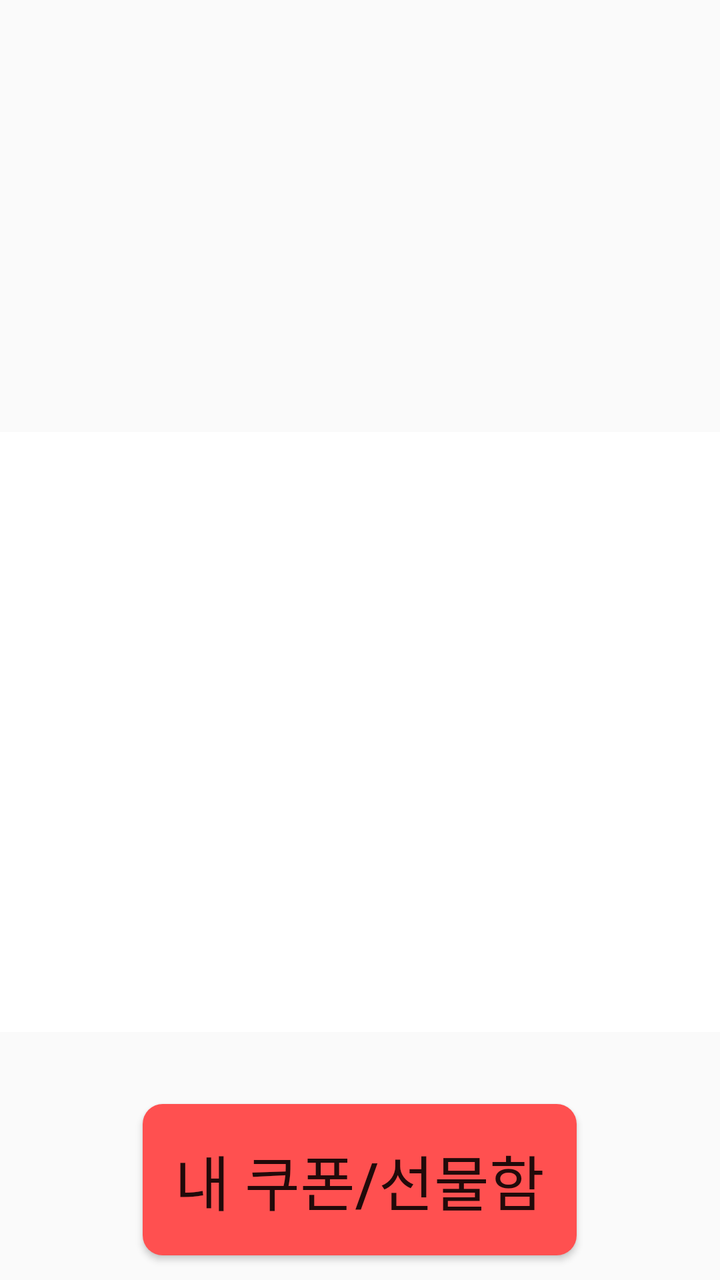
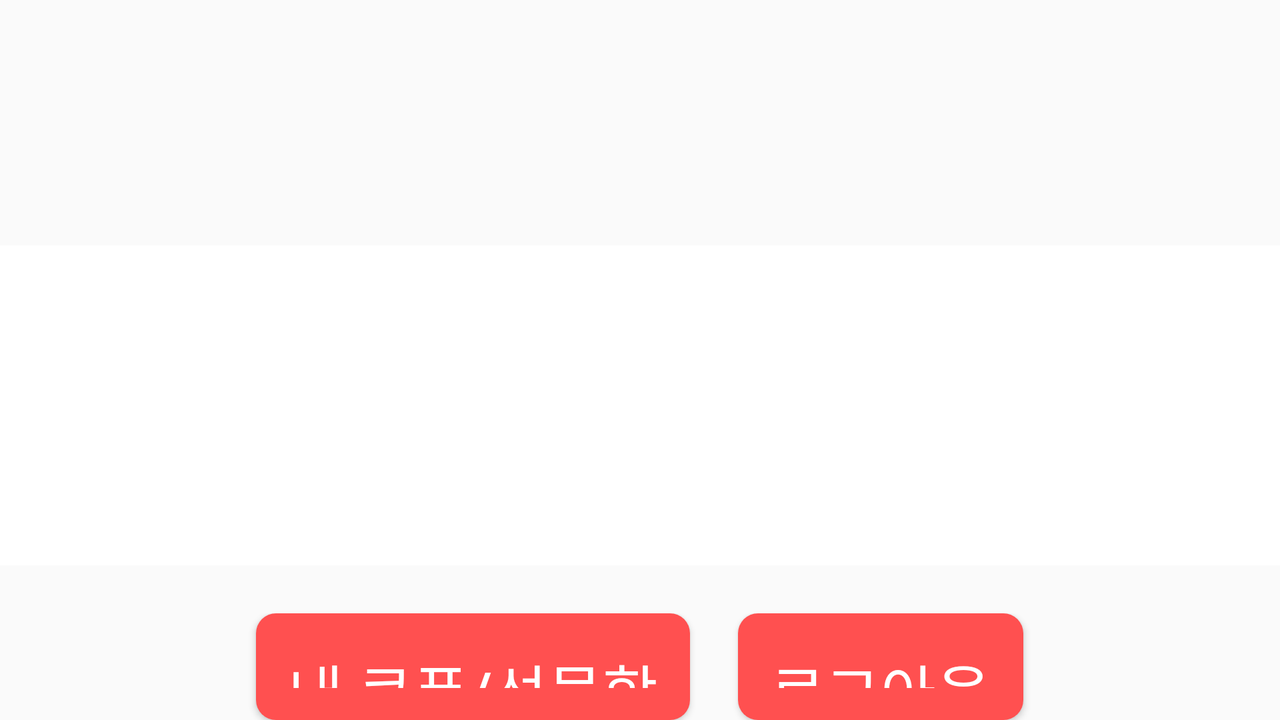

An Android layout and its configuration variant, each rendered on a device that would load it. The default file and the variant file are quoted in full after the pictures.
<!-- AndroidManifest.xml: application theme AppTheme -->
<!-- res/layout/fragment_stamp.xml -->
<?xml version="1.0" encoding="utf-8"?>
<LinearLayout xmlns:android="http://schemas.android.com/apk/res/android"
              android:orientation="vertical"
              android:layout_width="match_parent"
              android:layout_height="match_parent">

    <LinearLayout
            android:layout_weight="2"
            android:gravity="center_vertical"
            android:layout_width="match_parent"
            android:layout_height="0px">


        <TextView
                android:id="@+id/tv_stamp_guide"
                android:textSize="@dimen/text_size_40"
                android:layout_width="match_parent"
                android:layout_height="wrap_content"
                android:textAlignment="center"/>
    </LinearLayout>

    <LinearLayout
            android:background="@drawable/round_corner_white"
            android:id="@+id/ll_stamp"
            android:layout_weight="3"
            android:layout_marginTop="@dimen/activity_margin_16"
            android:layout_marginBottom="@dimen/activity_margin_24"
            android:layout_gravity="center"
            android:orientation="horizontal"
            android:layout_width="800dp"
            android:layout_height="0px">

        <TableLayout
                android:layout_gravity="center_vertical"
                android:layout_width="match_parent"
                android:layout_height="match_parent"
                android:stretchColumns="*">

            <TableRow>
                <ImageView
                        android:id="@+id/img_stamp1"
                        android:layout_width="wrap_content"
                        android:layout_height="140dp"
                        android:layout_gravity="center"/>
                <ImageView
                        android:id="@+id/img_stamp2"
                        android:layout_width="wrap_content"
                        android:layout_height="wrap_content"
                        android:layout_gravity="center"/>
                <ImageView
                        android:id="@+id/img_stamp3"
                        android:layout_width="wrap_content"
                        android:layout_height="wrap_content"
                        android:layout_gravity="center"/>
                <ImageView
                        android:id="@+id/img_stamp4"
                        android:layout_width="wrap_content"
                        android:layout_height="wrap_content"
                        android:layout_gravity="center"/>
                <ImageView
                        android:id="@+id/img_stamp5"
                        android:layout_width="wrap_content"
                        android:layout_height="wrap_content"
                        android:layout_gravity="center"/>
            </TableRow>
            <TableRow>
                <ImageView
                        android:id="@+id/img_stamp6"
                        android:layout_width="wrap_content"
                        android:layout_height="140dp"
                        android:layout_gravity="center"/>
                <ImageView
                        android:id="@+id/img_stamp7"
                        android:layout_width="wrap_content"
                        android:layout_height="wrap_content"
                        android:layout_gravity="center"/>
                <ImageView
                        android:id="@+id/img_stamp8"
                        android:layout_width="wrap_content"
                        android:layout_height="wrap_content"
                        android:layout_gravity="center"/>
                <ImageView
                        android:id="@+id/img_stamp9"
                        android:layout_width="wrap_content"
                        android:layout_height="wrap_content"
                        android:layout_gravity="center"/>
                <ImageView
                        android:id="@+id/img_stamp10"
                        android:layout_width="wrap_content"
                        android:layout_height="wrap_content"
                        android:layout_gravity="center"/>
            </TableRow>
        </TableLayout>
    </LinearLayout>

    <LinearLayout
            android:layout_weight="1"
            android:layout_width="match_parent"
            android:layout_height="0px"
            android:gravity="center">

        <Button
                android:id="@+id/btn_benefit_box"
                android:textSize="@dimen/text_size_30"
                android:background="@drawable/round_corner_red"
                android:paddingTop="@dimen/activity_margin_16"
                android:paddingBottom="@dimen/activity_margin_16"
                android:paddingRight="@dimen/activity_margin_16"
                android:paddingLeft="@dimen/activity_margin_16"
                android:layout_width="wrap_content"
                android:layout_height="wrap_content"
                android:text="@string/btn_go_giftbox"/>
    </LinearLayout>
</LinearLayout>
<!-- resources referenced by this layout -->
<resources>
  <dimen name="activity_margin_16">16dp</dimen>
  <dimen name="activity_margin_24">24dp</dimen>
  <dimen name="text_size_30">30dp</dimen>
  <dimen name="text_size_40">40dp</dimen>
  <!-- drawable round_corner_red (drawable) -->
  <?xml version="1.0" encoding="utf-8"?>
  <shape xmlns:android="http://schemas.android.com/apk/res/android">
  
      <solid android:color="@color/colorDeepRed"/>
  
  
      
      
      
      
  
      <corners android:radius="10dp"/>
  
      <padding
              android:left="10dp"
              android:top="10dp"
              android:right="10dp"
              android:bottom="10dp"/>
  
  </shape>
  <!-- drawable round_corner_white (drawable) -->
  <?xml version="1.0" encoding="utf-8"?>
  <shape xmlns:android="http://schemas.android.com/apk/res/android">
  
      <solid android:color="@color/colorWhite"/>
  
  
      
      
      
      
  
      <corners android:radius="10dp"/>
  
      <padding
              android:left="10dp"
              android:top="10dp"
              android:right="10dp"
              android:bottom="10dp"/>
  
  </shape>
  <string name="btn_go_giftbox">내 쿠폰/선물함</string>
  <style name="AppTheme" parent="Theme.AppCompat.Light.DarkActionBar">
          
          <item name="colorPrimary">@color/colorPrimary</item>
          <item name="colorPrimaryDark">@color/colorPrimaryDark</item>
          <item name="colorAccent">@color/colorAccent</item>
      </style>
  <color name="colorDeepRed">#FF5050</color>
  <color name="colorWhite">#FFFFFF</color>
  <color name="colorPrimary">#3F51B5</color>
  <color name="colorPrimaryDark">#303F9F</color>
  <color name="colorAccent">#FF4081</color>
</resources>
<!-- res/layout-land/fragment_stamp.xml (the author's variant of the layout above) -->
<!-- drawn on the phone turned sideways -->
<?xml version="1.0" encoding="utf-8"?>
<LinearLayout xmlns:android="http://schemas.android.com/apk/res/android"
              android:orientation="vertical"
              android:layout_width="match_parent"
              android:layout_height="match_parent">

    <LinearLayout
            android:layout_weight="2"
            android:gravity="center_vertical"
            android:layout_width="match_parent"
            android:layout_height="0px">


        <TextView
                android:id="@+id/tv_stamp_guide"
                android:textSize="@dimen/text_size_40"
                android:layout_width="match_parent"
                android:layout_height="wrap_content"
                android:textAlignment="center"/>
    </LinearLayout>

    <LinearLayout
            android:background="@drawable/round_corner_white"
            android:id="@+id/ll_stamp"
            android:layout_weight="3"
            android:layout_marginTop="@dimen/activity_margin_16"
            android:layout_marginBottom="@dimen/activity_margin_24"
            android:layout_gravity="center"
            android:orientation="horizontal"
            android:layout_width="800dp"
            android:layout_height="0px">

        <TableLayout
                android:layout_gravity="center_vertical"
                android:layout_width="match_parent"
                android:layout_height="match_parent"
                android:stretchColumns="*">

            <TableRow>
                <ImageView
                        android:id="@+id/img_stamp1"
                        android:layout_width="wrap_content"
                        android:layout_height="140dp"
                        android:layout_gravity="center"/>
                <ImageView
                        android:id="@+id/img_stamp2"
                        android:layout_width="wrap_content"
                        android:layout_height="wrap_content"
                        android:layout_gravity="center"/>
                <ImageView
                        android:id="@+id/img_stamp3"
                        android:layout_width="wrap_content"
                        android:layout_height="wrap_content"
                        android:layout_gravity="center"/>
                <ImageView
                        android:id="@+id/img_stamp4"
                        android:layout_width="wrap_content"
                        android:layout_height="wrap_content"
                        android:layout_gravity="center"/>
                <ImageView
                        android:id="@+id/img_stamp5"
                        android:layout_width="wrap_content"
                        android:layout_height="wrap_content"
                        android:layout_gravity="center"/>
            </TableRow>
            <TableRow>
                <ImageView
                        android:id="@+id/img_stamp6"
                        android:layout_width="wrap_content"
                        android:layout_height="140dp"
                        android:layout_gravity="center"/>
                <ImageView
                        android:id="@+id/img_stamp7"
                        android:layout_width="wrap_content"
                        android:layout_height="wrap_content"
                        android:layout_gravity="center"/>
                <ImageView
                        android:id="@+id/img_stamp8"
                        android:layout_width="wrap_content"
                        android:layout_height="wrap_content"
                        android:layout_gravity="center"/>
                <ImageView
                        android:id="@+id/img_stamp9"
                        android:layout_width="wrap_content"
                        android:layout_height="wrap_content"
                        android:layout_gravity="center"/>
                <ImageView
                        android:id="@+id/img_stamp10"
                        android:layout_width="wrap_content"
                        android:layout_height="wrap_content"
                        android:layout_gravity="center"/>
            </TableRow>
        </TableLayout>
    </LinearLayout>

    <LinearLayout
            android:layout_weight="1"
            android:orientation="horizontal"
            android:layout_width="match_parent"
            android:layout_height="0px"
            android:gravity="center">

        <Button
                android:id="@+id/btn_benefit_box"
                android:textSize="@dimen/text_size_30"
                android:background="@drawable/round_corner_red"
                android:paddingTop="@dimen/activity_margin_16"
                android:paddingBottom="@dimen/activity_margin_16"
                android:paddingRight="@dimen/activity_margin_16"
                android:paddingLeft="@dimen/activity_margin_16"
                android:textColor="@color/colorWhite"
                android:layout_width="wrap_content"
                android:layout_height="wrap_content"
                android:text="@string/btn_go_giftbox"/>

        <Button
                android:id="@+id/btn_logout"
                android:layout_marginLeft="@dimen/activity_margin_24"
                android:textSize="@dimen/text_size_30"
                android:background="@drawable/round_corner_red"
                android:paddingTop="@dimen/activity_margin_16"
                android:paddingBottom="@dimen/activity_margin_16"
                android:paddingRight="@dimen/activity_margin_16"
                android:paddingLeft="@dimen/activity_margin_16"
                android:textColor="@color/colorWhite"
                android:layout_width="wrap_content"
                android:layout_height="wrap_content"
                android:text="@string/btn_logout"/>
    </LinearLayout>
</LinearLayout>
<!-- resources referenced by the variant -->
<!-- as the phone turned sideways resolves them -->
<resources>
  <color name="colorWhite">#FFFFFF</color>
  <dimen name="activity_margin_16">16dp</dimen>
  <dimen name="activity_margin_24">24dp</dimen>
  <dimen name="text_size_30">30dp</dimen>
  <dimen name="text_size_40">40dp</dimen>
  <!-- drawable round_corner_red (drawable) -->
  <?xml version="1.0" encoding="utf-8"?>
  <shape xmlns:android="http://schemas.android.com/apk/res/android">
  
      <solid android:color="@color/colorDeepRed"/>
  
  
      
      
      
      
  
      <corners android:radius="10dp"/>
  
      <padding
              android:left="10dp"
              android:top="10dp"
              android:right="10dp"
              android:bottom="10dp"/>
  
  </shape>
  <!-- drawable round_corner_white (drawable) -->
  <?xml version="1.0" encoding="utf-8"?>
  <shape xmlns:android="http://schemas.android.com/apk/res/android">
  
      <solid android:color="@color/colorWhite"/>
  
  
      
      
      
      
  
      <corners android:radius="10dp"/>
  
      <padding
              android:left="10dp"
              android:top="10dp"
              android:right="10dp"
              android:bottom="10dp"/>
  
  </shape>
  <string name="btn_go_giftbox">내 쿠폰/선물함</string>
  <string name="btn_logout">로그아웃</string>
  <style name="AppTheme" parent="Theme.AppCompat.Light.DarkActionBar">
          
          <item name="colorPrimary">@color/colorPrimary</item>
          <item name="colorPrimaryDark">@color/colorPrimaryDark</item>
          <item name="colorAccent">@color/colorAccent</item>
      </style>
  <color name="colorDeepRed">#FF5050</color>
  <color name="colorPrimary">#3F51B5</color>
  <color name="colorPrimaryDark">#303F9F</color>
  <color name="colorAccent">#FF4081</color>
</resources>
